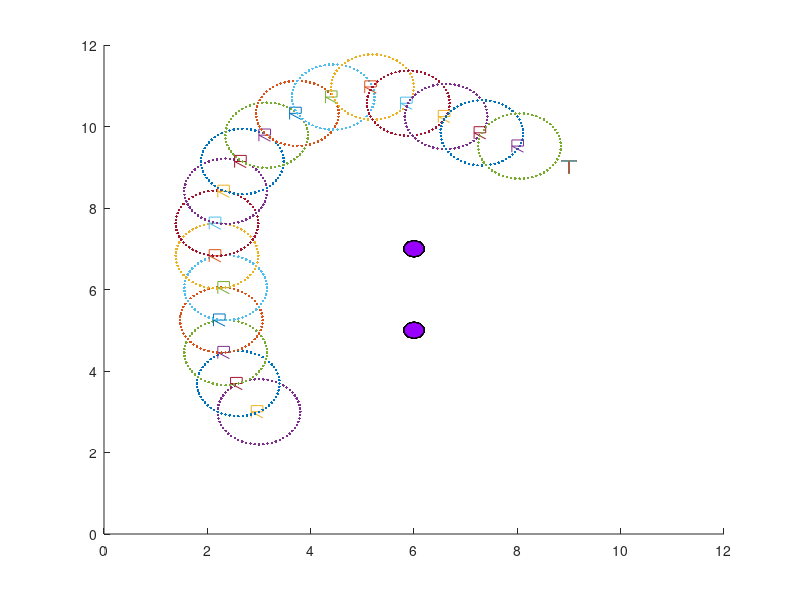

Write MATLAB code to recreate this figure. (Note: this script raises an error after producing the figure.)
clc
clear
close all

%......................Artificial Potential Field.........................

Robot_Coordinate     = [3 3]               ;% Rabot Coordinate = [x-axis y-axis]
Obstacle1_Coordinate = [6 7]               ;% Obstacle1 Coordinate = [x-axis y-axis]
Obstacle2_Coordinate = [6 5]               ;% Obstacle2 Coordinate = [x-axis y-axis]
Goal_Coordinate      = [9 9]               ;% Target Coordinate = [x-axis y-axis]
Sensor_Range         = 2                   ;% Sensor Range being used
Step_Size   = 0.4*Sensor_Range             ;% Radius of Circle for Artificial Points
Obstacle             = [1 4]               ;% Obstacle = [Aplha Mew][0.5 0.5]
Goal                 = [1 4]               ;% Target   = [Alpha Mew][4 70]
NPTS                 = 60                  ;% Number of Artificial Points %60
StepDegree           = 360/NPTS            ;% Step Degree in Degree for Artificial Points
Confirm_Message      = 'Solution Exists'   ;% Message Displayed if a Good Artificial Point Exists
Error_Message        = 'No Solution Exists';% Message Displayed if no Good Artificial Point Exists
Bacteria_x           = Robot_Coordinate(1) ;% Artificial Best Point x
Bacteria_y           = Robot_Coordinate(2) ;% Artificial Best Point y
%.................................Plot.....................................

hold on
axis([0 12 0 12])

%............................Create a Target...............................

backx  = Goal_Coordinate(1) - 0.15;backy1 = Goal_Coordinate(2) + 0.15;
frontx = Goal_Coordinate(1) + 0.15;fronty1 = Goal_Coordinate(2) + 0.15;
middlex = Goal_Coordinate(1);middley1 = Goal_Coordinate(2)+ 0.15;
middley2 = Goal_Coordinate(2)- 0.15;
tri2 = [backx middlex frontx ;backy1 middley1 fronty1 ];
plot(tri2(1,:), tri2(2,:));
tri3 = [middlex middlex ;middley1 middley2];
plot(tri3(1,:), tri3(2,:));

%.............Create a purple transparent circular Obstacle................

xc = Obstacle1_Coordinate(1);
yc = Obstacle1_Coordinate(2);
r = 0.2;
x = r*sin(-pi:0.2*pi:pi) + xc;
y = r*cos(-pi:0.2*pi:pi) + yc;
c = [0.6 0 1];
fill(x, y, c, 'FaceAlpha', 0.4)

xc = Obstacle2_Coordinate(1);
yc = Obstacle2_Coordinate(2);
r = 0.2;
x = r*sin(-pi:0.2*pi:pi) + xc;
y = r*cos(-pi:0.2*pi:pi) + yc;
c = [0.6 0 1];
fill(x, y, c, 'FaceAlpha', 0.4)

DTG = 1;
while(DTG > 0.6)
    
    %.............................Create a Robot...........................
    
    backx  = Robot_Coordinate(1) - 0.15;backy1 = Robot_Coordinate(2) + 0.15;
    backy2 = Robot_Coordinate(2) - 0.15;frontx = Robot_Coordinate(1) + 0.075;
    fronty1 = Robot_Coordinate(2) + 0.15;fronty2 = Robot_Coordinate(2);
    tri1 = [backx backx frontx frontx backx frontx;backy2 backy1 fronty1 fronty2 fronty2 backy2];
    plot(tri1(1,:), tri1(2,:));
    
    %.........................Potential Calculations.......................
    
    J_ObstT = Obstacle(1)*exp(-Obstacle(2)*((Robot_Coordinate(1)-Obstacle1_Coordinate(1))^2+(Robot_Coordinate(2)-Obstacle1_Coordinate(2))^2))
    J_ObstT = J_ObstT + Obstacle(1)*exp(-Obstacle(2)*((Robot_Coordinate(1)-Obstacle2_Coordinate(1))^2+(Robot_Coordinate(2)-Obstacle2_Coordinate(2))^2))
    J_GoalT = -Goal(1)*exp(-Goal(2)*((Robot_Coordinate(1)-Goal_Coordinate(1))^2+(Robot_Coordinate(2)-Goal_Coordinate(2))^2))
    JT = J_ObstT + J_GoalT;
    
    %...........................Distance to Goal...........................
    
    DTG = sqrt((Robot_Coordinate(1)-Goal_Coordinate(1))^2+(Robot_Coordinate(2)-Goal_Coordinate(2))^2)
    
    %...........................Artificial Points..........................
    
    Theta = zeros(1,NPTS);
    Theta(1) = StepDegree;
    for i=1:NPTS-1
        Theta(i+1) = Theta(i) + StepDegree;
    end
    
    %     a = 1;
    %     b = 360;
    %     Theta = a + (b-a).*rand(NPTS,1);
    
    Bacteria_x = zeros(1,NPTS);
    Bacteria_y = zeros(1,NPTS);
    for i=1:NPTS
        Bacteria_x(i) = Robot_Coordinate(1) + (Step_Size*cos(pi*Theta(i)/180));
        Bacteria_y(i) = Robot_Coordinate(2) + (Step_Size*sin(pi*Theta(i)/180));
    end
    plot(Bacteria_x,Bacteria_y,'.')
    pause(0.1);
    %........Calculating Cost Function and Distance of Artificial Point....
    
    [m,n] = size(Bacteria_x);
    J_ObstT_Bacteria = zeros(1,n);
    J_GoalT_Bacteria = zeros(1,n);
    JT_Bacteria = zeros(1,n);
    DTG_Bacteria = zeros(1,n);
    for i=1:n
        J_ObstT_Bacteria(i) = Obstacle(1)*exp(-Obstacle(2)*((Bacteria_x(i)-Obstacle1_Coordinate(1))^2+(Bacteria_y(i)-Obstacle1_Coordinate(2))^2));
        J_ObstT_Bacteria(i) = J_ObstT_Bacteria(i) + Obstacle(1)*exp(-Obstacle(2)*((Bacteria_x(i)-Obstacle2_Coordinate(1))^2+(Bacteria_y(i)-Obstacle2_Coordinate(2))^2));
        J_GoalT_Bacteria(i) = -Goal(1)*exp(-Goal(2)*((Bacteria_x(i)-Goal_Coordinate(1))^2+(Bacteria_y(i)-Goal_Coordinate(2))^2));
        JT_Bacteria(i) = J_ObstT_Bacteria(i) + J_GoalT_Bacteria(i);
        DTG_Bacteria(i) = sqrt((Bacteria_x(i)-Goal_Coordinate(1))^2+(Bacteria_y(i)-Goal_Coordinate(2))^2);
    end
    J_GoalT_Bacteria;
    
    %....................Error in Cost Function & Distance.................
    
    err_J   = zeros(1,n);
    err_DTG = zeros(1,n);
    Fitness = zeros(1,n);
    for i=1:n
        err_J(i)   = JT_Bacteria(i)  - JT;
        err_DTG(i) = DTG_Bacteria(i) - DTG;
        Fitness(i) = -err_DTG(i);
    end
    Fitness;
    %..........................Best Point Selection........................
    
    Check = 0;
    for t=1:n
        [~,k]= max(Fitness);
        if err_J(k) < 0
            if err_DTG(k)<0
                Check = Check + 1;
                Robot_Coordinate(1) = Bacteria_x(k);
                Robot_Coordinate(2) = Bacteria_y(k);
                DTG = sqrt((Robot_Coordinate(1)-Goal_Coordinate(1))^2+(Robot_Coordinate(2)-Goal_Coordinate(2))^2);
            else
                Fitness(k) = 0;
            end
        else
            Fitness(k) = 0;
        end
    end
    Check;
    if Check == 0
        disp(Error_Message)
    else
        disp(Confirm_Message)
    end
    All_Data = zeros(NPTS,3);
    All_Data(:,1) = Robot_Coordinate(1);
    All_Data(:,2) = Robot_Coordinate(2);
    All_Data(:,3) = Theta;
    All_Data(:,4) = J_ObstT_Bacteria;
    All_Data(:,5) = J_GoalT_Bacteria;
    All_Data(:,6) = JT_Bacteria;
    All_Data(:,7) = err_J;
    All_Data(:,8) = err_DTG;
    All_Data;
    %.................................Plot.................................
    
    %............................Create a Target...........................
    backx  = Goal_Coordinate(1) - 0.15;backy1 = Goal_Coordinate(2) + 0.15;
    frontx = Goal_Coordinate(1) + 0.15;fronty1 = Goal_Coordinate(2) + 0.15;
    middlex = Goal_Coordinate(1);middley1 = Goal_Coordinate(2)+ 0.15;
    middley2 = Goal_Coordinate(2)- 0.15;
    tri2 = [backx middlex frontx ;backy1 middley1 fronty1 ];
    plot(tri2(1,:), tri2(2,:));
    hold on
    tri3 = [middlex middlex ;middley1 middley2];
    plot(tri3(1,:), tri3(2,:));
    
    %.............Create a purple transparent circular Obstacle............
    
    xc = Obstacle1_Coordinate(1);
    yc = Obstacle1_Coordinate(2);
    r = 0.2;
    x = r*sin(-pi:0.2*pi:pi) + xc;
    y = r*cos(-pi:0.2*pi:pi) + yc;
    c = [0.6 0 1];
    fill(x, y, c, 'FaceAlpha', 0.4)

    xc = Obstacle2_Coordinate(1);
    yc = Obstacle2_Coordinate(2);
    r = 0.2;
    x = r*sin(-pi:0.2*pi:pi) + xc;
    y = r*cos(-pi:0.2*pi:pi) + yc;
    c = [0.6 0 1];
    fill(x, y, c, 'FaceAlpha', 0.4)
    
    %................................Outputs...............................
%     J_ObstT
%     J_GoalT
%     JT
%     DTG
%     JT_Bacteria
%     DTG_Bacteria
%     err_J
%     err_DTG
%     Check
%     k
%     Fitness
end
Variables = {'Rx' 'Ry' 'Theta' 'J_Obst_B' 'J_GoalT' 'JT' 'err_J' 'err_DTG'};
filename = 'C:\Users\Alpha\Desktop\GitHub\Algorithm\artificial-potential-field-matlab-master\RPO_Data.xlsx';
xlswrite(filename,Variables)
xlswrite(filename,All_Data,1,'A2');
